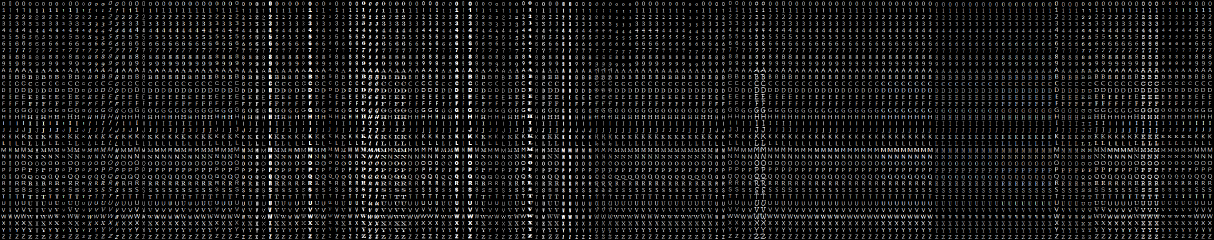
#> input picture CharTrainImg.png, 3640 x 720 px (shown at 1/3 size)
$ python train_svm_chars_v05.py   (Python 2 division)   (older library calls are emulated)
#> lines starting #> are read from the running program, lines starting #| are printed output that depends on the picture
#!/usr/bin/env python
'''
SVM character recognition.

Sample loads a dataset of characters from 'charctest12ALL.png'.
Then it trains a SVM classifiers on it and evaluates
their accuracy.

Following preprocessing is applied to the dataset:
 - Moment-based image deskew (see deskew())
 - Digit images are split into 4 10x10 cells and 16-bin
   histogram of oriented gradients is computed for each
   cell
 - Transform histograms to space with Hellinger metric (see [1] (RootSIFT))

Influenced by design of
[1] R. Arandjelovic, A. Zisserman
    "Three things everyone should know to improve object retrieval"
    http://www.robots.ox.ac.uk/~vgg/publications/2012/Arandjelovic12/arandjelovic12.pdf
'''

import numpy as np
import cv2
from multiprocessing.pool import ThreadPool
import itertools as it
from numpy.linalg import norm

SZ = 20 # size of each digit is SZ x SZ
CLASS_N = 36 #number of characters to be trained
charc_FN = 'CharTrainImg.png'#dataset to be trained


def split2d(img, cell_size, flatten=True):
    '''split2d used to split the dataset vertically and
    horizontally and get all individual charachters'''
    h, w = img.shape[:2]#get shape of the dataset
    sx, sy = cell_size#size of individual charachters
    cells = [np.hsplit(row, w//sx) for row in np.vsplit(img, h//sy)]#each individual charachters found
    cells = np.array(cells)
    if flatten:
        cells = cells.reshape(-1, sy, sx)
    return cells


def load_charc(fn):
    ''' load individual charachters and their respective labels
    from learning dataset'''
#> called with fn = 'CharTrainImg.png'
    print 'loading "%s" ...' % fn
    charc_img = cv2.imread(fn, 0)
#> charc_img: shape (720, 3640); min 0, max 255, mean 25.8
    charc = split2d(charc_img, (SZ, SZ))#all charachters found
#> in split2d, `cells = [np.hsplit(row, w//sx) for row in np.vsplit(img, h//sy)]#each ..`: cells = 36 items
    labels = np.repeat(np.arange(CLASS_N), len(charc)/CLASS_N)
#> labels = 6552 values from 0 to 35
    return charc, labels#each digit and its label in terms of row number is returned


def deskew(img):
    '''deskew every character'''
    m = cv2.moments(img)
    if abs(m['mu02']) < 1e-2:
        return img.copy()
    skew = m['mu11']/m['mu02']
    M = np.float32([[1, skew, -0.5*SZ*skew], [0, 1, 0]])
    img = cv2.warpAffine(img, M, (SZ, SZ), flags=cv2.WARP_INVERSE_MAP | cv2.INTER_LINEAR)
    return img

class StatModel(object):
    def load(self, fn):
        self.model.load(fn)
    def save(self, fn):
        self.model.save(fn)


class SVM(StatModel):
    '''svm class definition with train predict and initialize functions'''
    # [6 lines left out: function __init__, not called in this run]

    def train(self, samples, responses):
        self.model = cv2.SVM()
        self.model.train(samples, responses, params = self.params)

    def predict(self, samples):
        return self.model.predict_all(samples).ravel()


# [32 lines left out: function evaluate_model, not called in this run]

def preprocess_hog(charc):
    '''find HOG of every charachter'''
    samples = []
    for img in charc:
        gx = cv2.Sobel(img, cv2.CV_32F, 1, 0)#x axis gradient
        gy = cv2.Sobel(img, cv2.CV_32F, 0, 1)#y axis gradient
        mag, ang = cv2.cartToPolar(gx, gy)
        bin_n = 16# 16 bin histogram
        bin = np.int32(bin_n*ang/(2*np.pi))
        bin_cells = bin[:10,:10], bin[10:,:10], bin[:10,10:], bin[10:,10:]#divide each bin image into 4 parts
        mag_cells = mag[:10,:10], mag[10:,:10], mag[:10,10:], mag[10:,10:]#divide each mag image into 4 parts
        hists = [np.bincount(b.ravel(), m.ravel(), bin_n) for b, m in zip(bin_cells, mag_cells)]#obtain histogram
        hist = np.hstack(hists)

        # transform to Hellinger kernel
        eps = 1e-7
        hist /= hist.sum() + eps
        hist = np.sqrt(hist)
        hist /= norm(hist) + eps

        samples.append(hist)
    return np.float32(samples)


if __name__ == '__main__':
    print __doc__

    charc, labels = load_charc(charc_FN)
#> labels = 6552 values from 0 to 35


    print 'preprocessing...'
    # shuffle charc
    rand = np.random.RandomState(321)
    print len(charc)
#| 6552
    shuffle = rand.permutation(len(charc))
#> shuffle = 6552 values, max 6551 at index 296, min 0 at index 2711, mean 3275.5
    charc, labels = charc[shuffle], labels[shuffle]
#> labels = 6552 values, max 35 at index 165, min 0 at index 43, mean 17.5

    charc2 = map(deskew, charc)
#> charc2 = 6552 items
    samples = preprocess_hog(charc2)
#> the loop in preprocess_hog, `for img in charc:` made 6552 passes
#> pass 1, in preprocess_hog, `gx = cv2.Sobel(img, cv2.CV_32F, 1, 0)#x axis gradient`:
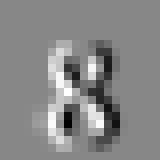
#> gx: shape (20, 20) float32 (shown 8 times larger); min -818, max 717, mean 0; drawn with min black and max white
#> pass 1, in preprocess_hog, `gy = cv2.Sobel(img, cv2.CV_32F, 0, 1)#y axis gradient`:
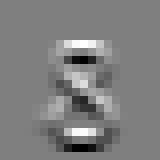
#> gy: shape (20, 20) float32 (shown 8 times larger); min -1017, max 1019, mean 0; drawn with min black and max white
#> pass 1, in preprocess_hog, `mag, ang = cv2.cartToPolar(gx, gy)`:
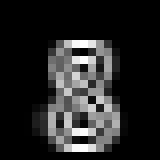
#> mag: shape (20, 20) float32 (shown 8 times larger); min 0, max 1019, mean 147.7; drawn with min black and max white
#> pass 1, in preprocess_hog, `mag, ang = cv2.cartToPolar(gx, gy)`:
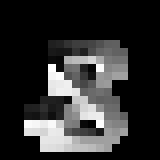
#> ang: shape (20, 20) float32 (shown 8 times larger); min 0, max 6.24, mean 1.16; drawn with min black and max white
#> after the loop in preprocess_hog, `for img in charc:`:
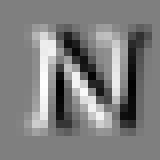
#> gx: shape (20, 20) float32 (shown 8 times larger); min -870, max 872, mean 0.3; drawn with min black and max white

    train_n = int(0.75*len(samples))
#> train_n = 4914
    charc1=charc[train_n:]
    charc1 = iter(charc1)
#> (the run stopped early here; a loop or call above may not have finished)
